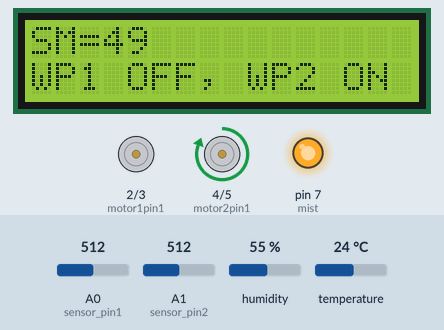
Recording of a sketch running on a simulated Arduino Uno, built with avr-gcc and run on an emulated ATmega328P. On the bench: 16×2 character LCD, motor-driver pin pairs drawn as motors (green arrow = first pin HIGH = forward, orange = second pin HIGH = backward, longer = more drive), output pins drawn as LEDs (lit = HIGH). The inputs (shaded band) are chosen by the test bench; at power-on: humidity 55 %, A0 (sensor_pin1) = 512, A1 (sensor_pin2) = 512, temperature 24 °C. What the sketch prints to the serial monitor is not drawn.

Above: at 1.7 s.
1.8 s: humidity set to 60 %
4.8 s: humidity set to 63 %
At 8.2 s:
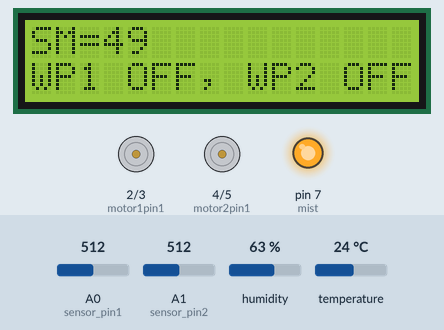
9.2 s: A0 (sensor_pin1) set to 793
At 11.2 s:
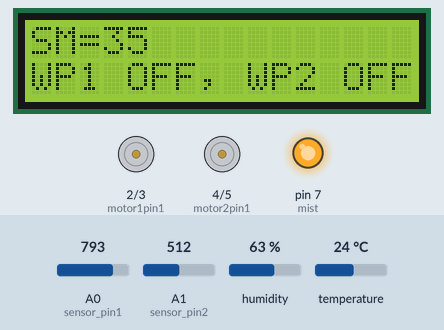
12.3 s: A0 (sensor_pin1) set to 821
At 13.2 s:
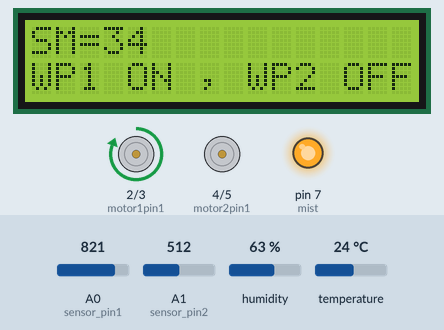
15.0 s: humidity set to 22 %
At 19.1 s:
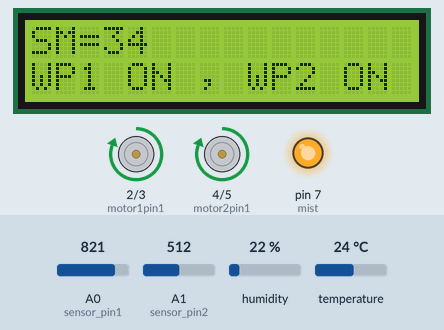
19.4 s: A1 (sensor_pin2) set to 716
At 22.4 s:
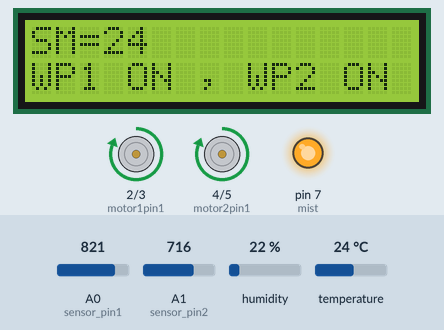
Timing chart, 0 to 23.5 s (numbered marks = the images above; inputs shaded):
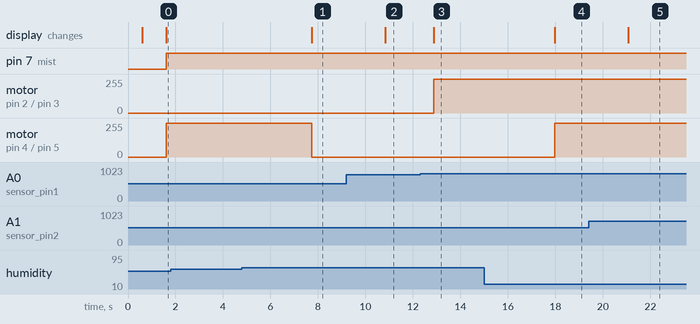

The sketch:

CP_Final2.ino
```cpp
const int sensor_pin1 = A0;  /* Soil moisture sensor O/P pin */
const int sensor_pin2 = A1;

// SDA pin of I2c to pin A4
// SCL pin of I2c to pin A5
#include <LiquidCrystal_I2C.h>
#include <dht.h>

dht DHT;

// Create the lcd object address 0x3F and 16 columns x 2 rows
LiquidCrystal_I2C lcd (0x27, 16,2);  //

#define dht_apin A2

int motor1pin1 = 2;
int motor1pin2 = 3;
int motor2pin1 = 4;
int motor2pin2 = 5;

int mist = 7;

void setup() {

  pinMode(motor1pin1, OUTPUT);
  pinMode(motor1pin2, OUTPUT);
  pinMode(motor2pin1, OUTPUT);
  pinMode(motor2pin2, OUTPUT);
  pinMode(mist, OUTPUT);

   // Initialize the LCD connected
  lcd. init();

  // Turn on the backlight on LCD.
  lcd. backlight();

  Serial.begin(9600); /* Define baud rate for serial communication */
  delay(500);

}

void loop() {

  DHT.read11(dht_apin);

  int moisture_percentage1;
  int moisture_percentage2;
  int moisture_average;

  int sensor_analog1;
  int sensor_analog2;

  sensor_analog1 = analogRead(sensor_pin1);
  sensor_analog2 = analogRead(sensor_pin2);

  moisture_percentage1 = ( 100 - ( (sensor_analog1/1023.00) * 100 ) );
  moisture_percentage2 = ( 100 - ( (sensor_analog2/1023.00) * 100 ) );
  moisture_average = ( moisture_percentage1 + moisture_percentage2 )/2;


  lcd. setCursor (0,0);
  lcd. print ("SM=");
  lcd. print (moisture_average);

  Serial.print("Moisture Percentage = ");
  Serial.print(moisture_average);
  Serial.print("%\n\n");

  Serial.print("Current humidity = ");
  Serial.print(DHT.humidity);
  Serial.print("%  ");

  if(moisture_average<35){
    //PUMP 1 ON
    digitalWrite(motor1pin1, HIGH);
    digitalWrite(motor1pin2, LOW);

    lcd.setCursor(0,1);
    lcd.print("WP1 ON ,");

    Serial.print("WP1 ON");

    delay(1000);
    }

  else {
    //PUMP 1 OFF
    digitalWrite(motor1pin1, LOW);
    digitalWrite(motor1pin2, LOW);

    lcd.setCursor(0,1);
    lcd.print("WP1 OFF,");

    Serial.print("WP1 OFF");

    delay(1000);
    }

  if(DHT.humidity<62){
    //PUMP 2 ON
    digitalWrite(motor2pin1, HIGH);
    digitalWrite(motor2pin2, LOW);
    digitalWrite(mist, HIGH);

    lcd.setCursor(9,1);
    lcd.print("WP2 ON ");
    Serial.print("WP2 ON");

    delay(1000);
    }

    else{
    //PUMP 2 OFF
    digitalWrite(motor2pin1, LOW);
    digitalWrite(motor2pin2, LOW);
    digitalWrite(mist, HIGH);

    lcd.setCursor(9,1);
    lcd.print("WP2 OFF");
    Serial.print("WP2 OFF");

    delay(1000);
    }


}
```

Measured:
- the behaviour switches between 61 and 62 % on humidity (found by bisection; images 0 and 1)
- the behaviour switches between 808 and 809 on A0 (sensor_pin1) (found by bisection; images 2 and 3)
- after the input at 1.8 s, every drawn part: stays the same
- after the input at 4.8 s, motor on pin 4 (motor2pin1) / pin 5 (motor2pin2): forward 255/255 → stopped after 2.9 s; the display: changes after 2.9 s (image 1)
- after the input at 9.2 s, the display: changes after 1.6 s (image 2)
- after the input at 12.3 s, motor on pin 2 (motor1pin1) / pin 3 (motor1pin2): stopped → forward 255/255 after 0.57 s; the display: changes after 0.58 s (image 3)
- after the input at 15.0 s, motor on pin 4 (motor2pin1) / pin 5 (motor2pin2): stopped → forward 255/255 after 3.0 s; the display: changes after 3.0 s (image 4)
- after the input at 19.4 s, the display: changes after 1.7 s (image 5)
